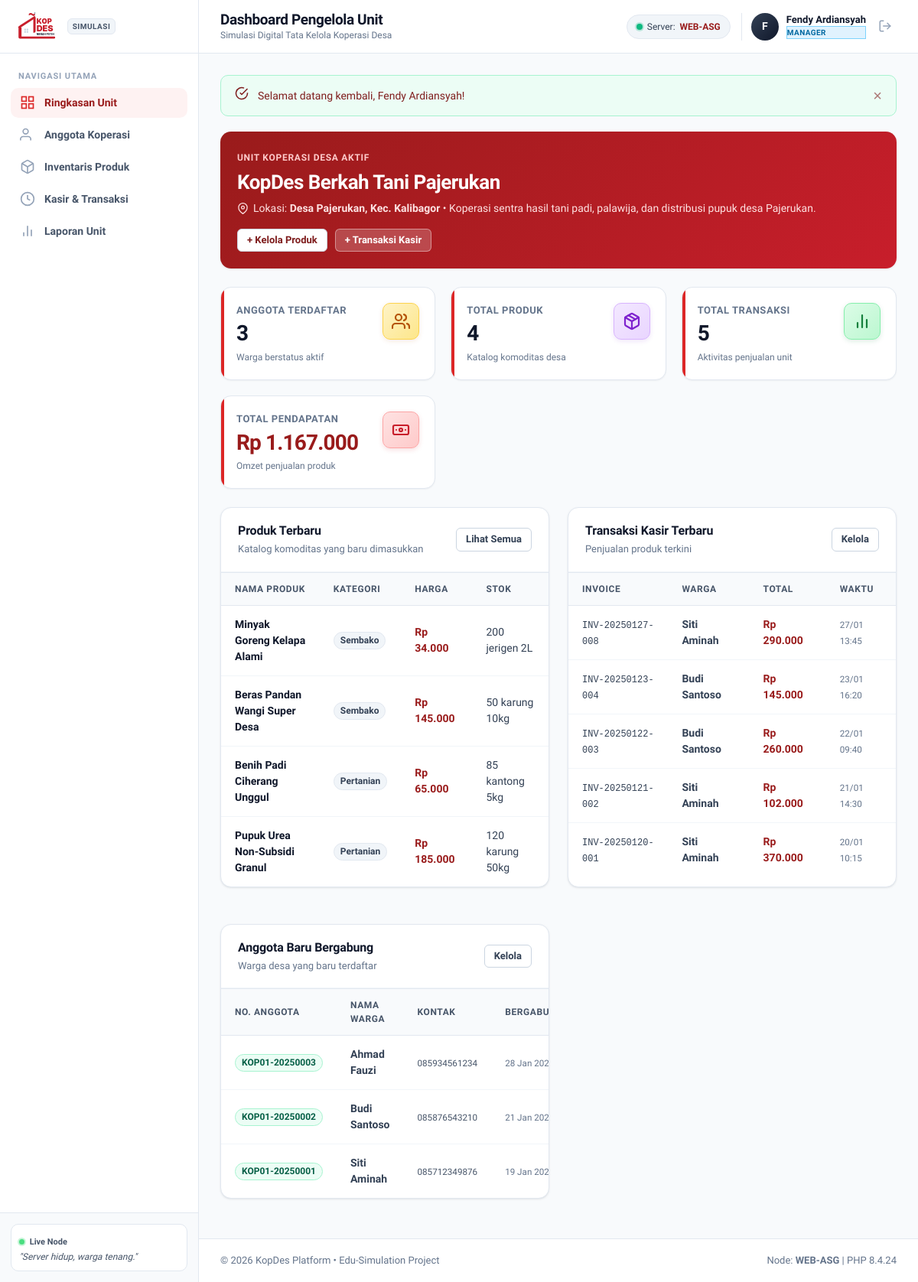
The page /index.php?page=manager-dashboard (signed in) on the database its author committed.
### tables this page shows
CREATE TABLE IF NOT EXISTS `kopdes` (
  `id` INT UNSIGNED NOT NULL AUTO_INCREMENT,
  `name` VARCHAR(150) NOT NULL,
  `location` VARCHAR(150) NOT NULL,
  `village_name` VARCHAR(100) NULL,
  `district_name` VARCHAR(100) NULL,
  `regency_name` VARCHAR(100) NULL,
  `province_name` VARCHAR(100) NULL,
  `latitude` DECIMAL(10, 8) NULL,
  `longitude` DECIMAL(11, 8) NULL,
  `description` TEXT NULL,
  `manager_id` INT UNSIGNED NULL,
  `status` ENUM('active', 'inactive') NOT NULL DEFAULT 'active',
  `created_at` TIMESTAMP NOT NULL DEFAULT CURRENT_TIMESTAMP,
  `updated_at` TIMESTAMP NOT NULL DEFAULT CURRENT_TIMESTAMP ON UPDATE CURRENT_TIMESTAMP,
  PRIMARY KEY (`id`),
  UNIQUE KEY `idx_unique_kopdes_manager` (`manager_id`),
  INDEX `idx_kopdes_status` (`status`),
  INDEX `idx_kopdes_coords` (`latitude`, `longitude`),
  CONSTRAINT `fk_kopdes_manager`
    FOREIGN KEY (`manager_id`) REFERENCES `users` (`id`)
    ON DELETE SET NULL ON UPDATE CASCADE
);

CREATE TABLE IF NOT EXISTS `products` (
  `id` INT UNSIGNED NOT NULL AUTO_INCREMENT,
  `kopdes_id` INT UNSIGNED NOT NULL,
  `name` VARCHAR(150) NOT NULL,
  `sku` VARCHAR(50) NULL,
  `category` VARCHAR(60) NOT NULL DEFAULT 'Umum',
  `price` DECIMAL(12, 2) NOT NULL DEFAULT 0.00,
  `stock` INT NOT NULL DEFAULT 0,
  `unit` VARCHAR(30) NOT NULL DEFAULT 'pcs',
  `status` ENUM('available', 'out_of_stock', 'archived') NOT NULL DEFAULT 'available',
  `created_at` TIMESTAMP NOT NULL DEFAULT CURRENT_TIMESTAMP,
  `updated_at` TIMESTAMP NOT NULL DEFAULT CURRENT_TIMESTAMP ON UPDATE CURRENT_TIMESTAMP,
  PRIMARY KEY (`id`),
  INDEX `idx_products_kopdes` (`kopdes_id`),
  INDEX `idx_products_category` (`category`),
  INDEX `idx_products_status` (`status`),
  CONSTRAINT `fk_products_kopdes`
    FOREIGN KEY (`kopdes_id`) REFERENCES `kopdes` (`id`)
    ON DELETE CASCADE ON UPDATE CASCADE
);

CREATE TABLE IF NOT EXISTS `transactions` (
  `id` INT UNSIGNED NOT NULL AUTO_INCREMENT,
  `invoice_code` VARCHAR(50) NOT NULL UNIQUE,
  `kopdes_id` INT UNSIGNED NOT NULL,
  `user_id` INT UNSIGNED NOT NULL,
  `product_id` INT UNSIGNED NULL,
  `type` ENUM('purchase', 'savings', 'loan') NOT NULL DEFAULT 'purchase',
  `quantity` INT NOT NULL DEFAULT 1,
  `total_amount` DECIMAL(12, 2) NOT NULL DEFAULT 0.00,
  `status` ENUM('completed', 'pending', 'cancelled') NOT NULL DEFAULT 'completed',
  `notes` VARCHAR(255) NULL,
  `transaction_date` TIMESTAMP NOT NULL DEFAULT CURRENT_TIMESTAMP,
  PRIMARY KEY (`id`),
  INDEX `idx_tx_invoice` (`invoice_code`),
  INDEX `idx_tx_kopdes` (`kopdes_id`),
  INDEX `idx_tx_user` (`user_id`),
  INDEX `idx_tx_product` (`product_id`),
  INDEX `idx_tx_date` (`transaction_date`),
  CONSTRAINT `fk_tx_kopdes`
    FOREIGN KEY (`kopdes_id`) REFERENCES `kopdes` (`id`)
    ON DELETE CASCADE ON UPDATE CASCADE,
  CONSTRAINT `fk_tx_user`
    FOREIGN KEY (`user_id`) REFERENCES `users` (`id`)
    ON DELETE CASCADE ON UPDATE CASCADE,
  CONSTRAINT `fk_tx_product`
    FOREIGN KEY (`product_id`) REFERENCES `products` (`id`)
    ON DELETE SET NULL ON UPDATE CASCADE
);

CREATE TABLE IF NOT EXISTS `users` (
  `id` INT UNSIGNED NOT NULL AUTO_INCREMENT,
  `name` VARCHAR(100) NOT NULL,
  `email` VARCHAR(120) NOT NULL UNIQUE,
  `password` VARCHAR(255) NOT NULL,
  `role` ENUM('HEAD_GOV', 'MANAGER', 'CITIZEN') NOT NULL DEFAULT 'CITIZEN',
  `phone` VARCHAR(30) NULL,
  `address` TEXT NULL,
  `created_at` TIMESTAMP NOT NULL DEFAULT CURRENT_TIMESTAMP,
  `updated_at` TIMESTAMP NOT NULL DEFAULT CURRENT_TIMESTAMP ON UPDATE CURRENT_TIMESTAMP,
  PRIMARY KEY (`id`),
  INDEX `idx_users_role` (`role`),
  INDEX `idx_users_email` (`email`)
);

CREATE TABLE IF NOT EXISTS `memberships` (
  `id` INT UNSIGNED NOT NULL AUTO_INCREMENT,
  `kopdes_id` INT UNSIGNED NOT NULL,
  `user_id` INT UNSIGNED NOT NULL,
  `member_number` VARCHAR(50) NOT NULL UNIQUE,
  `status` ENUM('active', 'pending', 'inactive') NOT NULL DEFAULT 'active',
  `joined_at` TIMESTAMP NOT NULL DEFAULT CURRENT_TIMESTAMP,
  PRIMARY KEY (`id`),
  UNIQUE KEY `idx_unique_kopdes_user` (`kopdes_id`, `user_id`),
  INDEX `idx_memberships_status` (`status`),
  CONSTRAINT `fk_memberships_kopdes`
    FOREIGN KEY (`kopdes_id`) REFERENCES `kopdes` (`id`)
    ON DELETE CASCADE ON UPDATE CASCADE,
  CONSTRAINT `fk_memberships_user`
    FOREIGN KEY (`user_id`) REFERENCES `users` (`id`)
    ON DELETE CASCADE ON UPDATE CASCADE
);

### includes/auth.php (called while the page is built, shortened)
<?php
require_once __DIR__ . '/../config/database.php';
require_once __DIR__ . '/helpers.php';
if (!function_exists('get_manager_kopdes')) {
    function get_manager_kopdes(int $managerId): ?array {
        $pdo = Database::getConnection();
        $stmt = $pdo->prepare("SELECT * FROM kopdes WHERE manager_id = ? AND status = 'active' LIMIT 1");
        $stmt->execute([$managerId]);
        $kopdes = $stmt->fetch();
        return $kopdes ?: null;
    }
}

### includes/helpers.php (called while the page is built, shortened)
<?php
if (!function_exists('e')) {
    function e(?string $value): string {
        return htmlspecialchars((string)($value ?? ''), ENT_QUOTES | ENT_SUBSTITUTE, 'UTF-8');
    }
}
if (!function_exists('format_rupiah')) {
    function format_rupiah(float|int|string $number): string {
        $clean = (float)$number;
        return 'Rp ' . number_format($clean, 0, ',', '.');
    }
}
if (!function_exists('format_date')) {
    function format_date(?string $datetime, string $format = 'd M Y, H:i'): string {
        $time = strtotime($datetime);
        return $time ? date($format, $time) : $datetime;
    }
}

### pages/manager/dashboard.php (the view, shortened to what this page needs)
<?php
require_once __DIR__ . '/../../includes/auth.php';
require_once __DIR__ . '/../../includes/helpers.php';
$user = current_user();
$pdo = Database::getConnection();
$kopdes = get_manager_kopdes($user['id']);
    ?>
    <?php
$kopdesId = $kopdes['id'];
$totalMembers = 0;
$totalProducts = 0;
$totalTx = 0;
$totalRevenue = 0;
$recentProducts = [];
$recentTransactions = [];
$recentMembers = [];
if ($pdo) {
    $stmt = $pdo->prepare("SELECT COUNT(*) FROM memberships WHERE kopdes_id = ? AND status = 'active'");
    $stmt->execute([$kopdesId]);
    $totalMembers = (int)$stmt->fetchColumn();
    $stmt = $pdo->prepare("SELECT COUNT(*) FROM products WHERE kopdes_id = ?");
    $stmt->execute([$kopdesId]);
    $totalProducts = (int)$stmt->fetchColumn();
    $stmt = $pdo->prepare("SELECT COUNT(*), COALESCE(SUM(total_amount), 0) FROM transactions WHERE kopdes_id = ? AND status = 'completed'");
    $stmt->execute([$kopdesId]);
    $txRow = $stmt->fetch(PDO::FETCH_NUM);
    $totalTx = (int)($txRow[0] ?? 0);
    $totalRevenue = (float)($txRow[1] ?? 0);
    $stmt = $pdo->prepare("SELECT * FROM products WHERE kopdes_id = ? ORDER BY created_at DESC LIMIT 5");
    $stmt->execute([$kopdesId]);
    $recentProducts = $stmt->fetchAll();
    $stmt = $pdo->prepare("
        SELECT t.*, u.name AS citizen_name, p.name AS product_name
        FROM transactions t
        JOIN users u ON t.user_id = u.id
        LEFT JOIN products p ON t.product_id = p.id
        WHERE t.kopdes_id = ?
        ORDER BY t.transaction_date DESC LIMIT 5
    ");
    $stmt->execute([$kopdesId]);
    $recentTransactions = $stmt->fetchAll();
    $stmt = $pdo->prepare("
        SELECT m.*, u.name AS citizen_name, u.phone
        FROM memberships m
        JOIN users u ON m.user_id = u.id
        WHERE m.kopdes_id = ?
        ORDER BY m.joined_at DESC LIMIT 5
    ");
    $stmt->execute([$kopdesId]);
    $recentMembers = $stmt->fetchAll();
}
require __DIR__ . '/../../includes/layout/header.php';
?>
<div class="card" style="background: linear-gradient(135deg, #991b1b 0%, #c81e2b 100%); color:#ffffff; border:none; margin-bottom:24px;">
    <div class="card-body" style="display:flex;align-items:center;justify-content:space-between;flex-wrap:wrap;gap:16px;">
        <div>
            <span style="font-size:0.75rem;font-weight:700;letter-spacing:0.06em;color:#fecaca;text-transform:uppercase;">UNIT KOPERASI DESA AKTIF</span>
            <h2 style="font-size:1.625rem;font-weight:800;letter-spacing:-0.02em;color:#ffffff;margin-top:2px;">
                <?= e($kopdes['name']) ?>
            </h2>
            <p style="color:#fee2e2;font-size:0.875rem;margin-top:4px;display:flex;align-items:center;gap:6px;">
                <?= ui_icon('location', '', 15) ?>
                <span>Lokasi: <strong><?= e($kopdes['location']) ?></strong> &bull; <?= e($kopdes['description']) ?></span>
            </p>
        </div>
        <div style="display:flex;gap:10px;">
            <a href="index.php?page=products" class="btn btn-secondary btn-sm" style="background:#ffffff;color:var(--primary-900);font-weight:700;">
                + Kelola Produk
            </a>
            <a href="index.php?page=transactions" class="btn btn-secondary btn-sm" style="background:rgba(255,255,255,0.2);color:#ffffff;border-color:rgba(255,255,255,0.4);font-weight:700;">
                + Transaksi Kasir
            </a>
        </div>
    </div>
</div>
<div class="stats-grid">
    <div class="stat-card">
        <div class="stat-info">
            <span class="stat-label">Anggota Terdaftar</span>
            <span class="stat-value"><?= number_format($totalMembers) ?></span>
            <span class="stat-meta">Warga berstatus aktif</span>
        </div>
        <div class="stat-icon stat-icon-citizens">
            <?= ui_icon('citizens', '', 24) ?>
        </div>
    </div>
    <div class="stat-card">
        <div class="stat-info">
            <span class="stat-label">Total Produk</span>
            <span class="stat-value"><?= number_format($totalProducts) ?></span>
            <span class="stat-meta">Katalog komoditas desa</span>
        </div>
        <div class="stat-icon stat-icon-products">
            <?= ui_icon('package', '', 24) ?>
        </div>
    </div>
    <div class="stat-card">
        <div class="stat-info">
            <span class="stat-label">Total Transaksi</span>
            <span class="stat-value"><?= number_format($totalTx) ?></span>
            <span class="stat-meta">Aktivitas penjualan unit</span>
        </div>
        <div class="stat-icon stat-icon-transaksi">
            <?= ui_icon('chart', '', 24) ?>
        </div>
    </div>
    <div class="stat-card">
        <div class="stat-info">
            <span class="stat-label">Total Pendapatan</span>
            <span class="stat-value" style="color:var(--primary-800);"><?= format_rupiah($totalRevenue) ?></span>
            <span class="stat-meta">Omzet penjualan produk</span>
        </div>
        <div class="stat-icon stat-icon-kopdes">
            <?= ui_icon('transaksi', '', 24) ?>
        </div>
    </div>
</div>
<div style="display:grid;grid-template-columns:repeat(auto-fit, minmax(360px, 1fr));gap:24px;">
    <div class="card">
        <div class="card-header">
            <div>
                <h3 class="card-title">Produk Terbaru</h3>
                <span class="card-subtitle">Katalog komoditas yang baru dimasukkan</span>
            </div>
            <a href="index.php?page=products" class="btn btn-secondary btn-sm">Lihat Semua</a>
        </div>
        <div class="table-responsive">
            <table class="data-table">
                <thead>
                    <tr>
                        <th>Nama Produk</th>
                        <th>Kategori</th>
                        <th>Harga</th>
                        <th>Stok</th>
                    </tr>
                </thead>
                <tbody>
                    <?php if (empty($recentProducts)): ?>
                        <tr><td colspan="4" style="text-align:center;color:var(--slate-400);">Belum ada produk</td></tr>
                    <?php else: ?>
                        <?php foreach ($recentProducts as $p): ?>
                            <tr>
                                <td>
                                    <strong style="color:var(--slate-900);"><?= e($p['name']) ?></strong>
                                </td>
                                <td><span class="badge badge-citizen"><?= e($p['category']) ?></span></td>
                                <td><strong style="color:var(--primary-800);"><?= format_rupiah($p['price']) ?></strong></td>
                                <td><?= number_format((int)$p['stock']) ?> <?= e($p['unit']) ?></td>
                            </tr>
                        <?php endforeach; ?>
                    <?php endif; ?>
                </tbody>
            </table>
        </div>
    </div>
    <div class="card">
        <div class="card-header">
            <div>
                <h3 class="card-title">Transaksi Kasir Terbaru</h3>
                <span class="card-subtitle">Penjualan produk terkini</span>
            </div>
            <a href="index.php?page=transactions" class="btn btn-secondary btn-sm">Kelola</a>
        </div>
        <div class="table-responsive">
            <table class="data-table">
                <thead>
                    <tr>
                        <th>Invoice</th>
                        <th>Warga</th>
                        <th>Total</th>
                        <th>Waktu</th>
                    </tr>
                </thead>
                <tbody>
                    <?php if (empty($recentTransactions)): ?>
                        <tr><td colspan="4" style="text-align:center;color:var(--slate-400);">Belum ada transaksi</td></tr>
                    <?php else: ?>
                        <?php foreach ($recentTransactions as $t): ?>
                            <tr>
                                <td><code style="font-size:0.75rem;"><?= e($t['invoice_code']) ?></code></td>
                                <td><strong><?= e($t['citizen_name']) ?></strong></td>
                                <td><strong style="color:var(--primary-800);"><?= format_rupiah($t['total_amount']) ?></strong></td>
                                <td><small style="color:var(--slate-500);"><?= format_date($t['transaction_date'], 'd/m H:i') ?></small></td>
                            </tr>
                        <?php endforeach; ?>
                    <?php endif; ?>
                </tbody>
            </table>
        </div>
    </div>
    <div class="card">
        <div class="card-header">
            <div>
                <h3 class="card-title">Anggota Baru Bergabung</h3>
                <span class="card-subtitle">Warga desa yang baru terdaftar</span>
            </div>
            <a href="index.php?page=members" class="btn btn-secondary btn-sm">Kelola</a>
        </div>
        <div class="table-responsive">
            <table class="data-table">
                <thead>
                    <tr>
                        <th>No. Anggota</th>
                        <th>Nama Warga</th>
                        <th>Kontak</th>
                        <th>Bergabung</th>
                    </tr>
                </thead>
                <tbody>
                    <?php if (empty($recentMembers)): ?>
                        <tr><td colspan="4" style="text-align:center;color:var(--slate-400);">Belum ada anggota</td></tr>
                    <?php else: ?>
                        <?php foreach ($recentMembers as $m): ?>
                            <tr>
                                <td><span class="badge badge-active"><?= e($m['member_number']) ?></span></td>
                                <td><strong><?= e($m['citizen_name']) ?></strong></td>
                                <td><small style="color:var(--slate-600);"><?= e($m['phone'] ?: '-') ?></small></td>
                                <td><small style="color:var(--slate-500);"><?= format_date($m['joined_at'], 'd M Y') ?></small></td>
                            </tr>
                        <?php endforeach; ?>
                    <?php endif; ?>
                </tbody>
            </table>
        </div>
    </div>
</div>
<?php require __DIR__ . '/../../includes/layout/footer.php'; ?>

### rows shown on the page
kopdes: name "KopDes Berkah Tani Pajerukan", location "Desa Pajerukan, Kec. Kalibagor", description "Koperasi sentra hasil tani padi, palawija, dan distribusi pupuk desa Pajerukan."
products: name "Minyak Goreng Kelapa Alami", category "Sembako", price "Rp 34.000", stock "200", unit "jerigen 2L"
products: name "Beras Pandan Wangi Super Desa", category "Sembako", price "Rp 145.000", stock "50", unit "karung 10kg"
products: name "Benih Padi Ciherang Unggul", category "Pertanian", price "Rp 65.000", stock "85", unit "kantong 5kg"
products: name "Pupuk Urea Non-Subsidi Granul", category "Pertanian", price "Rp 185.000", stock "120", unit "karung 50kg"
transactions: invoice_code "INV-20250127-008", user.name "Siti Aminah", total_amount "Rp 290.000", transaction_date "27/01 13:45"
transactions: invoice_code "INV-20250123-004", user.name "Budi Santoso", total_amount "Rp 145.000", transaction_date "23/01 16:20"
transactions: invoice_code "INV-20250122-003", user.name "Budi Santoso", total_amount "Rp 260.000", transaction_date "22/01 09:40"
transactions: invoice_code "INV-20250121-002", user.name "Siti Aminah", total_amount "Rp 102.000", transaction_date "21/01 14:30"
transactions: invoice_code "INV-20250120-001", user.name "Siti Aminah", total_amount "Rp 370.000", transaction_date "20/01 10:15"
memberships: member_number "KOP01-20250003", user.name "Ahmad Fauzi", user.phone "085934561234", joined_at "28 Jan…"
memberships: member_number "KOP01-20250002", user.name "Budi Santoso", user.phone "085876543210", joined_at "21 Jan…"
memberships: member_number "KOP01-20250001", user.name "Siti Aminah", user.phone "085712349876", joined_at "19 Jan…"

### other values the page prints
$pageTitle "Dashboard Pengelola Unit"
$nodeInfo['node_name'] "WEB-ASG"
substr($user['name'] ?? 'U', 0, 1) "F"
$user['name'] "Fendy Ardiansyah"
$user['role'] "MANAGER"
$flashSuccess "Selamat datang kembali, Fendy Ardiansyah!"
$totalMembers "3"
$totalProducts "4"
$totalTx "5"
format_rupiah($totalRevenue) "Rp 1.167.000"
get_active_node_info()['node_name'] "WEB-ASG"
PHP_VERSION "8.4.24"
